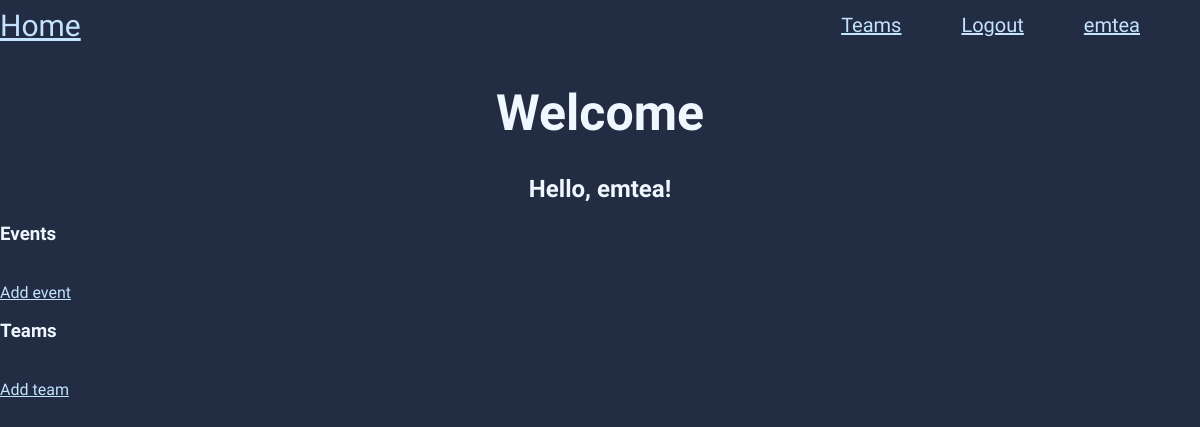
Page / (signed in) on the earlier database version.
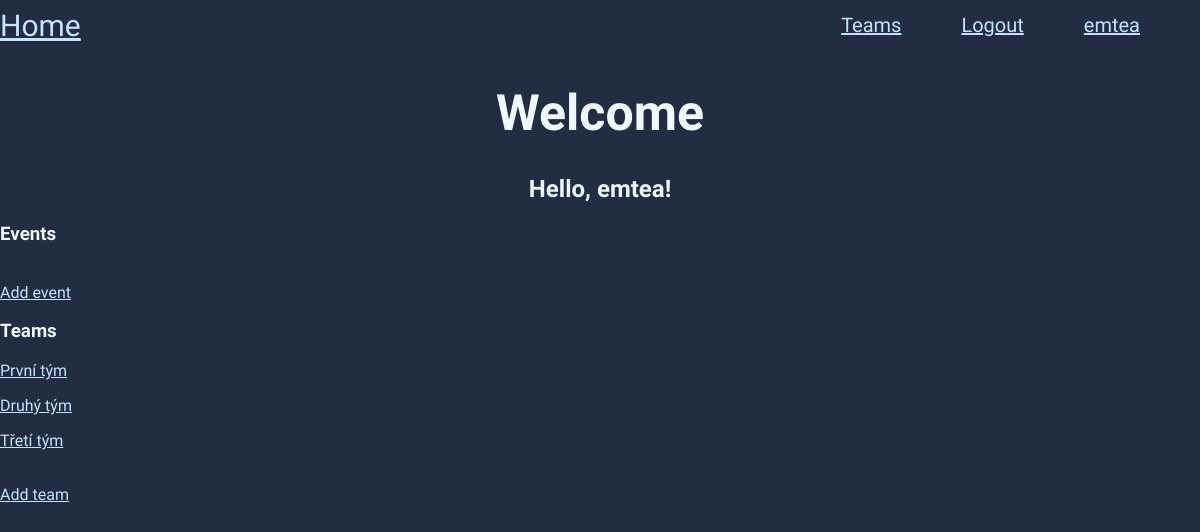
Same page on the later database version.
### main/models.py (models this page shows, shortened)
class Team(models.Model):
    user = models.ForeignKey(User, on_delete=models.CASCADE, null=False, blank=False)
    title = models.CharField(max_length=100)
    description = models.TextField(null=True, blank=True)
    created = models.DateTimeField(auto_now_add=True)
    class Meta:
        ordering = ['created']

### main/views.py (the view)
# urls.py: path('', views.home, name='home'),
def home(request):
    events = []
    events = chain(events, Event.objects.order_by('when').all())
    return render(request, 'home.html', {'events': events, 'teams': Team.objects.all()})

### main/templates/home.html (shortened to what this page needs)
{% extends "base.html" %}
{% load static %}
{% block content %}
    <h1>Welcome</h1>
    {% if user.is_authenticated %}
        <h2>Hello, {{user.username}}!</h2>
        <h3>Events</h3>
        <br>
        <a href="{% url 'event-create' %}">Add event</a>
        <h3>Teams</h3>
        {% for team in teams %}
            {% if team.user == request.user %}
                <p><a href="{% url 'team-detail' team.id %}">{{team.title}}</a></p>
            {% endif %}
        {% endfor %}
        <br>
        <a href="{% url 'team-create' %}">Add team</a>
    {% endif %}
{% endblock %}

### main/templates/base.html (shortened to what this page needs)
{% load static %}
<!DOCTYPE html>
<html lang="en">
<head>
    <link rel="stylesheet" href="{% static 'css/base.css' %}">
</head>
<body>
    <div class="header">
        <a href="/" class="homebutton">Home</a>
        {% if user.is_authenticated %}
        <a href="/teams/">Teams</a>
        <a href="/logout/">Logout</a>
        <a href="/user/">{{user.username}}</a>
        {% else %}
        <div class="mezera"></div>
        <a href="/login/">Login</a>
        <a href="/signup/">Sign Up</a>
        {% endif %}
    </div>
    <div class="content">
    {% block content %}{% endblock %}
    </div>
</body>
</html>

### main/static/css/base.css (style rules this page uses)
body { background: rgb(34, 45, 67); font-family: 'Josefin Sans', sans-serif; margin: 0%; }
h1, h2, h3, h4, h5, h6, p { color: aliceblue; }
h1 { font-size: 50px; }
a { color: rgb(195, 227, 255); }
.header { width: 100%; height: 50px; display: flex; align-items: center; justify-content: right; }
.header a { font-size: 20px; padding-right: 60px; }
.homebutton { font-size: 30px !important; }
.content { width: 100%; }
.content h1, .content h2 { text-align: center; }

Differences in the rows shown:
added Team: title "První tým"
added Team: title "Druhý tým"
added Team: title "Třetí tým"
